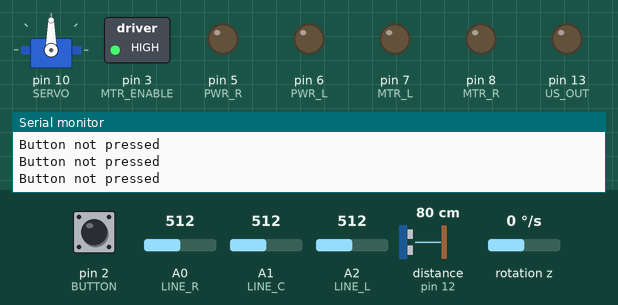
This sketch was run on a simulated Arduino Uno, built with avr-gcc and run on an emulated ATmega328P. Parts: servo, switched loads named in the sketch (green lamp = pin HIGH), output pins drawn as LEDs (lit = HIGH), the last lines printed to the serial monitor. Wiring (inferred from the names in the program): MPU-6050 motion sensor at I2C address 0x68. The inputs (shaded band) are chosen by the test bench; at power-on: pin 2 (BUTTON) HIGH, distance to the obstacle (sensor on pin 12) 80 cm, rotation z 0 °/s, A0 (LINE_R) = 512, A1 (LINE_C) = 512, A2 (LINE_L) = 512. The echo pulse lasts 58.3 µs per cm; random numbers use the default seed unless the sketch sets one.

Above: at 0.8 s.
0.9 s: pin 2 (BUTTON) pulled LOW for 0.15 s
At 3.8 s:
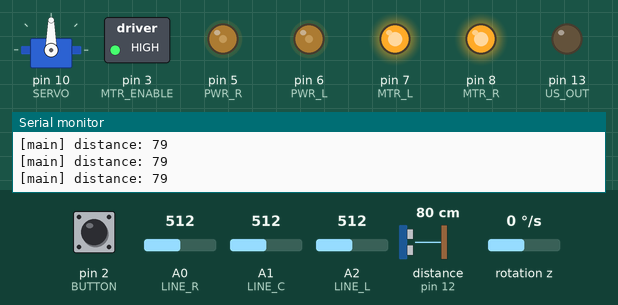
4.0 s: distance to the obstacle (sensor on pin 12) set to 9 cm
7.0 s: distance to the obstacle (sensor on pin 12) set to 6 cm
At 7.8 s:
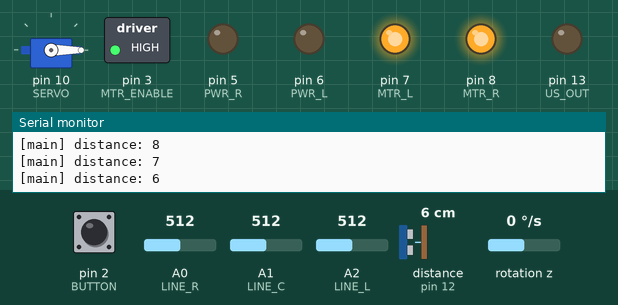
At 8.8 s:
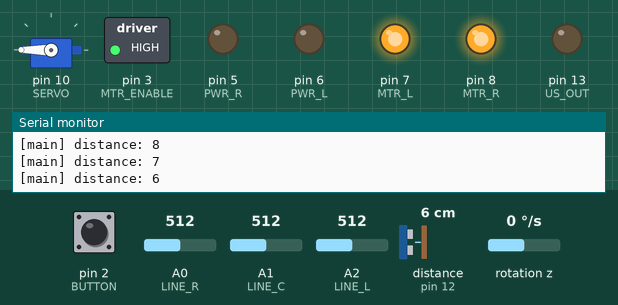
10.0 s: distance to the obstacle (sensor on pin 12) set to 18 cm
At 12.3 s:
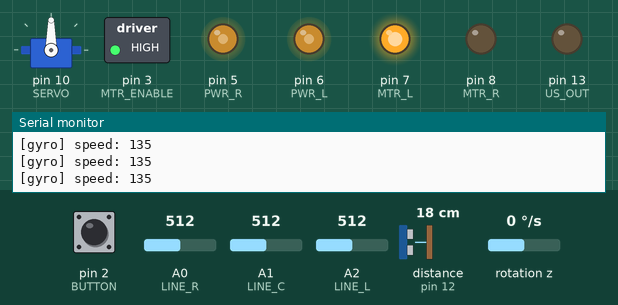
13.0 s: rotation z set to -29 °/s
16.0 s: rotation z set to -36 °/s
Timing chart, 0 to 22.4 s (numbered marks = the images above; inputs shaded):
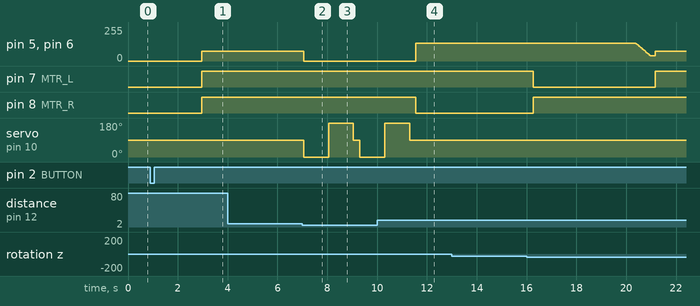

Measured:
- the behaviour switches between 8 and 7 cm on distance to the obstacle (sensor on pin 12) (found by bisection; images 1 and 2)
- after the input at 0.9 s, pin 5 (PWR_R), pin 6 (PWR_L): 0/255 → 75/255 after 2.1 s; pin 7 (MTR_L), pin 8 (MTR_R): LOW → HIGH after 2.1 s
- after the input at 7.0 s, pin 5 (PWR_R), pin 6 (PWR_L): 75/255 → 0/255 after 0.05 s; servo on pin 10 (SERVO): 90° → 0° after 0.05 s, → 180° 1.0 s later, → 90° 1.0 s later, → 0° 0.25 s later
- after the input at 10.0 s, pin 5 (PWR_R), pin 6 (PWR_L): 0/255 → 135/255 after 1.6 s; pin 8 (MTR_R): HIGH → LOW after 1.6 s

The sketch:

a2.ino
```cpp
/*
* CSCI 1063U - Elegoo Smart Car V4.0
*
* Starter Code for motor, pin, and sensor setup
* Provided to students for use and understanding
*
*/

#include "config.hpp"
#include "pins.hpp"
#include "utils.hpp"

#include "roaming.hpp"
#include "following.hpp"
#include "searching.hpp"
#include "line_following.hpp"
#include "sticky_following.hpp"
extern int state;
extern int line_exit_count;
SensorData sensor_data;

void setup() {
	setupArduino();

	// Wait for button press
	while (digitalRead(BUTTON) == HIGH) {
		Serial.println("Button not pressed");
	}

	delay(500);

	// Initialize Gyro - hard stop if failed
	if (!setupGyro()) {
		Serial.println("Failed setting up gyro...");
		ledOn(CRGB::Red);
		while (true);  // Hard stop
	}

	calibrateGyro();

	// Custom
	randomSeed(analogRead(0));

	print("MAIN", "setup done", 0);
}

// STATES
// -1 TESTING PURPOSES (I'm sick and tired of the motor noises)
// 0 ROAMING
// 1 FOLLOWING
// 2 SEARCHING
// 3 FOLLOW LINE

int get_distance_at_angle_(int angle, int delay)
{
  setServoAngle(angle, delay);
	return getDistance();
}

void drive()
{
	updateGyroAngle();

	int left = analogRead(LINE_L);
  int center = analogRead(LINE_C);
  int right = analogRead(LINE_R);

  bool on_center = center < LINE_THRESHOLD;
  bool on_left = left < LINE_THRESHOLD;
  bool on_right = right < LINE_THRESHOLD;

	if (on_center && on_left && on_right) {
		state = 1;
  }

	move_motors(NORMAL_SPEED, NORMAL_SPEED);

	print("main", "distance", sensor_data.avg_distance);

	if (sensor_data.avg_distance < MIN_DISTANCE)
	{
		move_motors(0, 0);

		int right_turn = 0;
		int left_turn = 0;

		int right = get_distance_at_angle_(0, 1000);
		int left = get_distance_at_angle_(180, 1000);
		centerServo(250);

		print("sen", "l", left);
		print("sen", "r", right);

		if (left > MIN_DISTANCE + 5)
		{
			resetAngle();
			gyro_turn(-85);
			left_turn = 0;
			right_turn = 0;
		}

		else if (right < left)
		{
			resetAngle();
			gyro_turn(-85);
			left_turn ++;
			right_turn = 0;
		}

		else if (left < right)
		{
			resetAngle();
			gyro_turn(90);
			right_turn ++;
			left_turn = 0;
		}
	}
}

void follow_line_()
{
  int left = analogRead(LINE_L);
  int center = analogRead(LINE_C);
  int right = analogRead(LINE_R);

  bool on_center = center < LINE_THRESHOLD;
  bool on_left = left < LINE_THRESHOLD;
  bool on_right = right < LINE_THRESHOLD;

  move_motors(0, 0);
	int adj = 20;

  if (on_center && on_left && on_right) {
    move_motors(NORMAL_SPEED - adj, NORMAL_SPEED - adj);
    print("motor", "path", 0);
    // move_motors(SPEED_NORMAL, SPEED_NORMAL);
  }

  else if (on_left && !on_right) {
    move_motors(NORMAL_SPEED - adj, -NORMAL_SPEED + adj);
    print("motor", "path", -1);
    // move_motors(-SPEED_TURN, SPEED_TURN);
  }

  else if (on_right && !on_left) {
    move_motors(-NORMAL_SPEED + adj, NORMAL_SPEED - adj);
    print("motor", "path", 1);
    // move_motors(-SPEED_TURN, SPEED_TURN);
  }

  if (!on_center && !on_left && !on_right) {
		// resetAngle();
    // gyro_turn(180);
		line_exit_count++;
		if (line_exit_count >= 2) {
			state = 2;
			return;
		}
		else {
			state = 0;
		}
  }
}

void loop()
{
	sensor_data = update_sensors();

	// print("a", ": ", get_distance_at_angle_(0, 2000));
	// print("b", ": ", get_distance_at_angle_(180, 2000));

	// resetAngle();
	// gyro_turn(90);
	// delay(1000);
	// resetAngle();
	// gyro_turn(90);
	// delay(1000);

	switch (state)
	{
	case 0:
		drive();
		break;

	case 1:
		follow_line_();
		break;

	case 2:
		freak_out();
		state = 0;
		break;

	default:
		break;
	}
}
```

following.cpp
```cpp
#include "following.hpp"
#include "utils.hpp"
#include "config.hpp"

extern int angles[GYRO_LOOKBACK];
extern int distances[DISTANCE_LOOKBACK];

extern SensorData sensor_data;

void following()
{
  ledOn(get_following_colour(sensor_data.avg_distance));

  if (sensor_data.avg_distance >= MIN_DISTANCE && sensor_data.avg_distance < MAX_DISTANCE)
  {
    int speed = get_speed(sensor_data.avg_distance);
    move_motors(speed, speed);
  }

  if (sensor_data.avg_distance > MAX_DISTANCE)
  {
    move_motors(0, 0);
    state = 2;
  }
}
```

following.hpp
```cpp
#ifndef FOLLOWING_HPP
#define FOLLOWING_HPP

extern int state;

void following();

#endif
```

line_following.cpp
```cpp
#include "line_following.hpp"
#include "utils.hpp"
#include "pins.hpp"
#include "config.hpp"

extern SensorData sensor_data;


void follow_line()
{
  int left = analogRead(LINE_L);
  int center = analogRead(LINE_C);
  int right = analogRead(LINE_R);

  bool on_center = center < LINE_THRESHOLD;
  bool on_left = left < LINE_THRESHOLD;
  bool on_right = right < LINE_THRESHOLD;


  move_motors(0, 0);

  if (on_center && on_left && on_right) {
    move_motors(NORMAL_SPEED, NORMAL_SPEED);
    print("motor", "path", 0);
    // move_motors(SPEED_NORMAL, SPEED_NORMAL);
  }

  else if (on_left && !on_right) {
    move_motors(NORMAL_SPEED, -NORMAL_SPEED);
    print("motor", "path", -1);
    // move_motors(-SPEED_TURN, SPEED_TURN);
  }

  else if (on_right && !on_left) {
    move_motors(-NORMAL_SPEED, NORMAL_SPEED);
    print("motor", "path", 1);
    // move_motors(-SPEED_TURN, SPEED_TURN);
  }

  if (!on_center && !on_left && !on_right) {
    state = 0;
  }
}
```

line_following.hpp
```cpp
#ifndef LINE_FOLLOW_HPP
#define LINE_FOLLOW_HPP

extern int state;

void follow_line();

#endif
```

roaming.cpp
```cpp
#include "roaming.hpp"
#include "utils.hpp"
#include "pins.hpp"
#include "config.hpp"

extern SensorData sensor_data;

void roaming()
{
  int center = analogRead(LINE_C);
  bool on_center = center < LINE_THRESHOLD;

  if (on_center)
  {
    state = 3;
    return;
  }

  ledOn(get_roaming_colour(sensor_data.avg_angle));

  move_motors(NORMAL_SPEED - sensor_data.avg_angle, NORMAL_SPEED + sensor_data.avg_angle);

  if (sensor_data.avg_angle < MIN_DISTANCE) {
    state = 1;
    move_motors(0, 0);
    return;
  }

  if (sensor_data.avg_angle < MIN_DISTANCE + 5) {
    move_motors(-NORMAL_SPEED, -NORMAL_SPEED);
    shake_head();
    move_motors(-200, 200);
    delay(random(500, 2500));
  }
}
```

roaming.hpp
```cpp
#ifndef ROAMING_HPP
#define ROAMING_HPP

extern int state;

void roaming();

#endif
```

searching.cpp
```cpp
#include "searching.hpp"
#include "utils.hpp"
#include "config.hpp"

extern SensorData sensor_data;

void searching()
{
  ledOn(CRGB(48, 25, 52));

  setServoAngle(0, 1000);
  setServoAngle(180, 1000);

  move_motors(-200, 200);
  delay(300);
  move_motors(0, 0);

  setServoAngle(0, 1000);
  setServoAngle(180, 1000);

  move_motors(200, -200);
  delay(600);
  move_motors(0, 0);

  setServoAngle(0, 1000);
  setServoAngle(180, 1000);

  centerServo(2000);

  freak_out();

  state = 0;
}
```

searching.hpp
```cpp
#ifndef SEARCHING_HPP
#define SEARCHING_HPP

extern int state;

void searching();

#endif
```

sticky_following.cpp
```cpp
#include "sticky_following.hpp"
#include "utils.hpp"
#include "config.hpp"

extern int angles[GYRO_LOOKBACK];
extern int distances[DISTANCE_LOOKBACK];

extern SensorData sensor_data;

int FOV = 40;
const int steps = 10;

int cone_max = 90 + FOV;
int cone_min = 90 - FOV;
int seperation = (cone_max - cone_min) / steps;

int error_max = 90 + (seperation / 2);
int error_min = 90 - (seperation / 2);

int flip = 1;


int get_distance_at_angle(int angle, int delay)
{
  setServoAngle(angle, delay);
  return getDistance();
}

int survey(int min_, int max_, int seperation, int delay, int flip)
{
  int best_distance = 10000;
  int best_angle = 90;

  int measurement_error = int(seperation * 0.3);
  int counting_errors = 0;

  switch (flip)
  {
    case 1:
      for (int i = min_; i <= max_; i += seperation)
      {
        int distance = get_distance_at_angle(i, delay);
        // print("sur", "distance", distance);
        ledOn(get_roaming_colour(distance));
        if (distance < MIN_DISTANCE) { --measurement_error; }
        if (distance < MIN_DISTANCE && measurement_error == 0)
        {
          state = 1;
          return 90;
        }
        if (distance < best_distance && distance < MAX_DISTANCE && distance > 0)
        {
          // return i;
          best_distance = distance;
          best_angle = i;
        }
      }
      break;

    case -1:
      for (int i = max_; i >= min_; i -= seperation)
      {
        int distance = get_distance_at_angle(i, delay);
        // print("sur", "distance", distance);
        ledOn(get_roaming_colour(distance));
        if (distance < MIN_DISTANCE) { --measurement_error; }
        if (distance < MIN_DISTANCE && measurement_error == 0)
        {
          state = 1;
          return 90;
        }
        if (distance < best_distance && distance < MAX_DISTANCE && distance > 0)
        {
          // return i;
          best_distance = distance;
          best_angle = i;
        }
      }
      break;
  }

  return best_angle;
}

int convert_servo_to_gyro_deg(int degrees)
{
  return (-degrees + 90) / 2;
}

void sticky_following()
{
  int best_angle = survey(cone_min, cone_max, seperation, 175, flip);
  flip *= -1;

  // int distance = get_distance_at_angle(best_angle, 200);

  int offset = best_angle - 90;
  int adjust = constrain(abs(offset) * 4, 0, MIN_SPEED);

  int left_speed = NORMAL_SPEED;
  int right_speed = NORMAL_SPEED;

  if (offset > 0)
  {
    left_speed -= adjust;
    right_speed += adjust;
  }
  else if (offset < 0)
  {
    left_speed += adjust;
    right_speed -= adjust;
  }
  else if (error_min <= offset && offset <= error_max)
  {
    left_speed = left_speed;
    right_speed = right_speed;
  }


  left_speed = constrain(left_speed, 0, NORMAL_SPEED);
  right_speed = constrain(right_speed, 0, NORMAL_SPEED);

  move_motors(left_speed, right_speed);

  if (getDistance() < MIN_DISTANCE || state != 0) {
    state = 1;
    move_motors(0, 0);
    return;
  }

  if (getDistance() < MIN_DISTANCE + 5) {
    move_motors(-NORMAL_SPEED, -NORMAL_SPEED);
    shake_head();
    move_motors(-200, 200);
    delay(random(500, 1000));
  }
}
```

sticky_following.hpp
```cpp
#ifndef STICKY_FOLLOWING_HPP
#define STICKY_FOLLOWING_HPP

extern int state;
extern int lastAngle;

void sticky_following();

#endif
```

utils.cpp
```cpp
#include "utils.hpp"
#include "pins.hpp"
#include "config.hpp"

#include <Wire.h>
#include <FastLED.h>
#include <Servo.h>

int16_t gyroZ;                // Raw gyro Z-axis reading
float gyroZOffset = 0;        // Calibration offset
unsigned long lastTime = 0;   // Last read time
CRGB leds[NUM_LEDS];          // Current LED Color values
Servo scanServo;              // Servo
float currentAngle = 0;       // Current angle in degrees
int lastAngle = -1;
int line_exit_count = 0;

int state = 0;
long randNumber;

int distances[DISTANCE_LOOKBACK] = {MAX_DISTANCE};
uint8_t d_i = 0;

int angles[GYRO_LOOKBACK] = {0};
uint8_t g_i = 0;

// Starter
int getDistance() {
	int validReading = 0;
	int attempts = 0;

	while (validReading == 0 && attempts < 3) {
		if (attempts > 0) delay(60);  // Only delay on retries

		digitalWrite(US_OUT, LOW);
		delayMicroseconds(2);
		digitalWrite(US_OUT, HIGH);
		delayMicroseconds(10);
		digitalWrite(US_OUT, LOW);

		long duration = pulseIn(US_IN, HIGH, 30000);
		int distance = duration * 0.034 / 2;

		if (duration > 0 && distance <= 200) {
			validReading = distance;
		}

		attempts++;
	}

	return validReading;
}

void ledOn(CRGB color) {
	leds[0] = color;
	FastLED.show();
}

void ledOff() {
	leds[0] = CRGB::Black;
	FastLED.show();
}

void setServoAngle(int angle, int rest) {
	angle = constrain(angle, 0, 180);

	rest = (rest < 0) ? 15 : rest;

	if (angle != lastAngle) {
		scanServo.write(angle);
		delay(rest);  // Allow servo to settle
		lastAngle = angle;
	}
}

void centerServo(int d) {
	setServoAngle(90, d);
}

bool setupGyro() {
	Wire.begin();
	Wire.beginTransmission(GYRO);
	Wire.write(0x6B);  // PWR_MGMT_1 register
	Wire.write(0);     // Wake up MPU6050
	byte error = Wire.endTransmission();

	if (error != 0) {
		return false;
	}

	// Configure gyro sensitivity (±250 deg/s)
	Wire.beginTransmission(GYRO);
	Wire.write(0x1B);  // GYRO_CONFIG register
	Wire.write(0x00);  // ±250 deg/s
	Wire.endTransmission();

	lastTime = millis();
	return true;
}

// Calibrate gyro (robot must be stationary!)
void calibrateGyro() {
	delay(500);

	long sum = 0;
	int samples = 100;

	for (int i = 0; i < samples; i++) {
		Wire.beginTransmission(GYRO);
		Wire.write(0x47);  // GYRO_ZOUT_H register
		Wire.endTransmission(false);
		Wire.requestFrom(GYRO, 2, true);

		int16_t gz = Wire.read() << 8 | Wire.read();
		sum += gz;
		delay(10);
	}

	gyroZOffset = sum / samples;
	currentAngle = 0;
}

int16_t readGyroZ() {
	Wire.beginTransmission(GYRO);
	Wire.write(0x47);  // GYRO_ZOUT_H register
	Wire.endTransmission(false);
	Wire.requestFrom(GYRO, 2, true);

	int16_t gz = Wire.read() << 8 | Wire.read();
	return gz;
}

// MUST be called frequently (e.g., every loop iteration)
// Angle accuracy degrades if this is not called often
void updateGyroAngle() {
	unsigned long now = millis();
	float dt = (now - lastTime) / 1000.0;  // Time in seconds
	lastTime = now;

	// Read gyro
	gyroZ = readGyroZ();

	// Convert to degrees per second (sensitivity = 131 for ±250 deg/s)
	// INVERTED THE SIGN HERE to fix direction!
	float gyroRate = -((gyroZ - gyroZOffset) / 131.0);

	// Integrate to get angle
	currentAngle += gyroRate * dt;

	// Keep angle in range -180 to +180
	if (currentAngle > 180) currentAngle -= 360;
	if (currentAngle < -180) currentAngle += 360;
}

void resetAngle() {
	currentAngle = 0;
}

float getAngle() {
	return currentAngle;
}


// Custom
SensorData update_sensors()
{
	updateGyroAngle();

	update_array(distances, DISTANCE_LOOKBACK, d_i++, getDistance());
	update_array(angles, GYRO_LOOKBACK, g_i++, getAngle());

	SensorData data;

	data.avg_distance = get_array_average(distances, DISTANCE_LOOKBACK);
	data.avg_angle = get_array_average(angles, GYRO_LOOKBACK);

	return data;
}

void setupArduino()
{
	// setup LED
	FastLED.addLeds<NEOPIXEL, PIN_RBGLED>(leds, NUM_LEDS);
	FastLED.setBrightness(50); // 0-255

	// Motor pins
	pinMode(PWR_R, OUTPUT);
	pinMode(PWR_L, OUTPUT);
	pinMode(MTR_L, OUTPUT);
	pinMode(MTR_R, OUTPUT);
	pinMode(MTR_ENABLE, OUTPUT);

	// Ultrasonic sensor pins
	pinMode(US_OUT, OUTPUT);
	pinMode(US_IN, INPUT);

	// Line tracking sensor pins
	pinMode(LINE_L, INPUT);
	pinMode(LINE_C, INPUT);
	pinMode(LINE_R, INPUT);

	// Button pin
	pinMode(BUTTON, INPUT_PULLUP);

	// Enable motor driver
	digitalWrite(MTR_ENABLE, HIGH);

	// Initialize serial communication
	Serial.begin(9600);

	// Initialize Servo motor
	scanServo.attach(SERVO);
	centerServo(-1);   // Center position

	reset_array(distances, DISTANCE_LOOKBACK, MAX_DISTANCE);
}

void move_motors(int lspeed, int rspeed)
{
	if (lspeed >= 0) {
		digitalWrite(MTR_L, HIGH);
	}
	else {
		digitalWrite(MTR_L, LOW);
	}

	if (rspeed >= 0) {
		digitalWrite(MTR_R, HIGH);
	}
	else {
		digitalWrite(MTR_R, LOW);
	}

	analogWrite(PWR_L, constrain(abs(lspeed), 0, 255));
	analogWrite(PWR_R, constrain(abs(rspeed), 0, 255));
}

void update_array(int* array, int length, uint8_t i, int value)
{
	array[i % length] = value;
}

int get_array_average(int* array, int length)
{
	int total = 0;

	for (int i = 0; i < length; i++)
	{
		total += array[i];
	}
	return total / length;
}

void reset_array(int* array, int length, int val)
{
	for (int i = 0; i < length; i++)
	{
		array[i] = val;
	}
}

CRGB get_roaming_colour(int d)
{
	if (d < MIN_DISTANCE) return CRGB(BRIGHTNESS, 0, 0);
	if (d > MAX_DISTANCE) return CRGB(0, 0, BRIGHTNESS);

	int r = -(d - MIN_DISTANCE) * BRIGHTNESS / (MAX_DISTANCE - MIN_DISTANCE) + BRIGHTNESS;
	int g = 0;
	int b = (d - MIN_DISTANCE) * BRIGHTNESS / (MAX_DISTANCE - MIN_DISTANCE);

	return CRGB(r, g, b);
}

CRGB get_following_colour(int d)
{
	if (d < MIN_DISTANCE) return CRGB(0, 0, 0);
	if (d > MAX_DISTANCE) return CRGB(0, BRIGHTNESS, 0);

	int r = 0;
	int g = -(d - MIN_DISTANCE) * BRIGHTNESS / (MAX_DISTANCE - MIN_DISTANCE) + BRIGHTNESS;
	int b = 0;

	return CRGB(r, g, b);
}

void shake_head()
{
	setServoAngle(45, 200);
	setServoAngle(135, 200);

	setServoAngle(45, 200);
	setServoAngle(135, 200);

	setServoAngle(67.5, 200);
	setServoAngle(112, 200);

	centerServo(0);
}

void freak_out()
{
	ledOn(CRGB(255, 0, 255));
	move_motors(-200, 200);
	move_motors(200, -200);

	shake_head();

	move_motors(-200, 200);
	move_motors(200, -200);

	shake_head();

}

int get_speed(int d)
{
	int result = (MAX_SPEED - MIN_SPEED) / pow((MAX_DISTANCE - MIN_DISTANCE), 2) * pow((d - MIN_DISTANCE), 2) + MIN_SPEED;
	return constrain(result, MIN_SPEED, MAX_SPEED);
}

void print(String system, String msg, int d)
{
	Serial.print("[" + system + "] " + msg + ": ");
	Serial.println(d);
}

void gyro_turn(int target_heading)
{
	int current_heading = getAngle();
	int error = target_heading - current_heading;

  if (abs(error) <= GYRO_EPSILON) return;

	while(abs(error) > GYRO_EPSILON)
	{
    updateGyroAngle();
		current_heading = getAngle();

		error = target_heading - current_heading;

		if (error > 180) { error -= 360; }
		if (error < -180) { error += 360; }

		int speed = constrain(abs(error) * 5, MIN_SPEED, MAX_SPEED);
		speed *= 0.9;

    print("gyro", "speed", speed);

		if (error > 0) { move_motors(-speed, speed); }
		if (error < 0) { move_motors(speed, -speed); }

		delay(5);
	}
  move_motors(0, 0);
}
```

utils.hpp
```cpp
#ifndef UTILS_HPP
#define UTILS_HPP

#include <Arduino.h>
#include <FastLED.h>

// Starter
int getDistance();
void ledOn(CRGB color);
void ledOff();
void setServoAngle(int angle, int rest);
void centerServo(int d);
bool setupGyro();
void calibrateGyro();
int16_t readGyroZ();
void updateGyroAngle();
void resetAngle();
float getAngle();

// Custom functions
struct SensorData {
  int avg_distance;
  int avg_angle;
};

// Setup functions
void setupArduino();

// helper functions
void print(String system, String msg, int d);
SensorData update_sensors();
void move_motors(int lspeed, int rspeed);

void update_array(int* array, int length, uint8_t i, int value);
int get_array_average(int* array, int length);
void reset_array(int* array, int length, int val);

CRGB get_roaming_colour(int d);
CRGB get_following_colour(int d);
void shake_head();
void freak_out();
int get_speed(int d);
void gyro_turn(int target_heading);

#endif
```

config.hpp
```cpp
#ifndef CONFIG_HPP
#define CONFIG_HPP

const int BRIGHTNESS = 100;
const int LINE_THRESHOLD = 300;

const int DISTANCE_LOOKBACK = 3;
const int MIN_DISTANCE = 7;
const int MAX_DISTANCE = 20;

const int GYRO_LOOKBACK = 6;
const int GYRO_EPSILON = 1;

const int MAX_SPEED = 150;
const int MIN_SPEED = 45;
const int NORMAL_SPEED = 75;
const int TURN_SPEED = 50;

const int ANGLE_EPSILON = 5;

#endif
```

Source omitted: pins.hpp (815 bytes)
